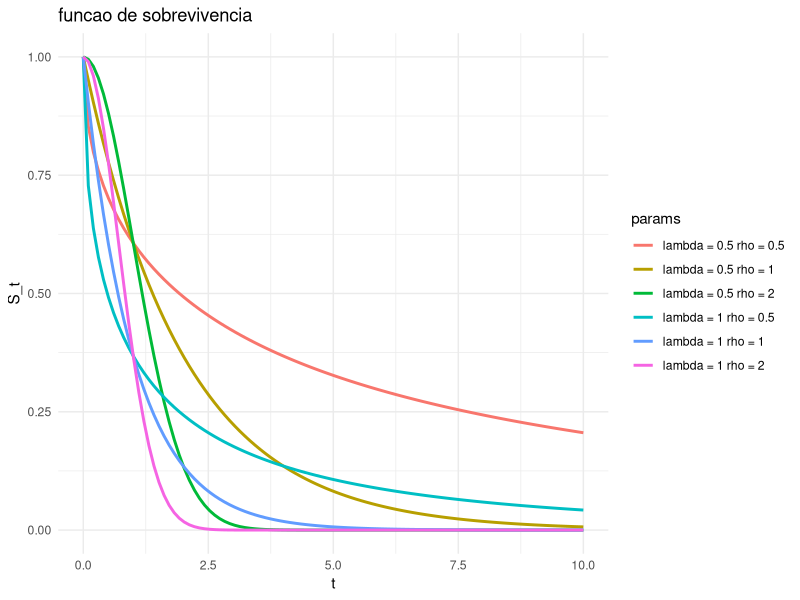
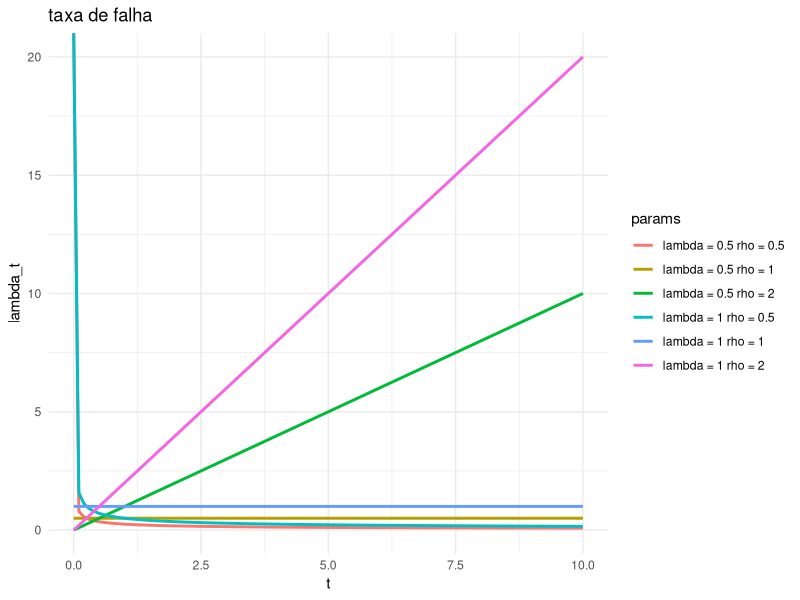

These charts were generated, in order, by the following R code:
library(ggplot2)
library(survival)


lambdas = c(0.5, 1)
rhos = c(0.5, 1, 2)

t = seq(0, 10, length.out=100)

S_t = function(t, lambda, rho)
{
  return(exp(-lambda * t^rho))
}

lambda_t = function(t, lambda, rho)
{
  return(lambda * rho * t^{rho - 1})
}

df = expand.grid(t=t, lambda=lambdas, rho=rhos)
df$S_t = apply(df, 1, function(x) S_t(x["t"], x["lambda"], x["rho"]))
df$lambda_t = apply(df, 1, function(x) lambda_t(x["t"], x["lambda"], x["rho"]))

df$params = apply(df, 1, function(x) paste0("lambda = ", x["lambda"], " rho = ", x["rho"]))

g = ggplot(df, aes(x=t, y = S_t, color=params)) +
  geom_line(linewidth=1) +
  labs(title="funcao de sobrevivencia") +
  theme_minimal()
print(g)

g2 = ggplot(df, aes(x=t, y=lambda_t, color=params)) +
  geom_line(linewidth=1) +
  labs(title="taxa de falha") +
  theme_minimal()
print(g2)

